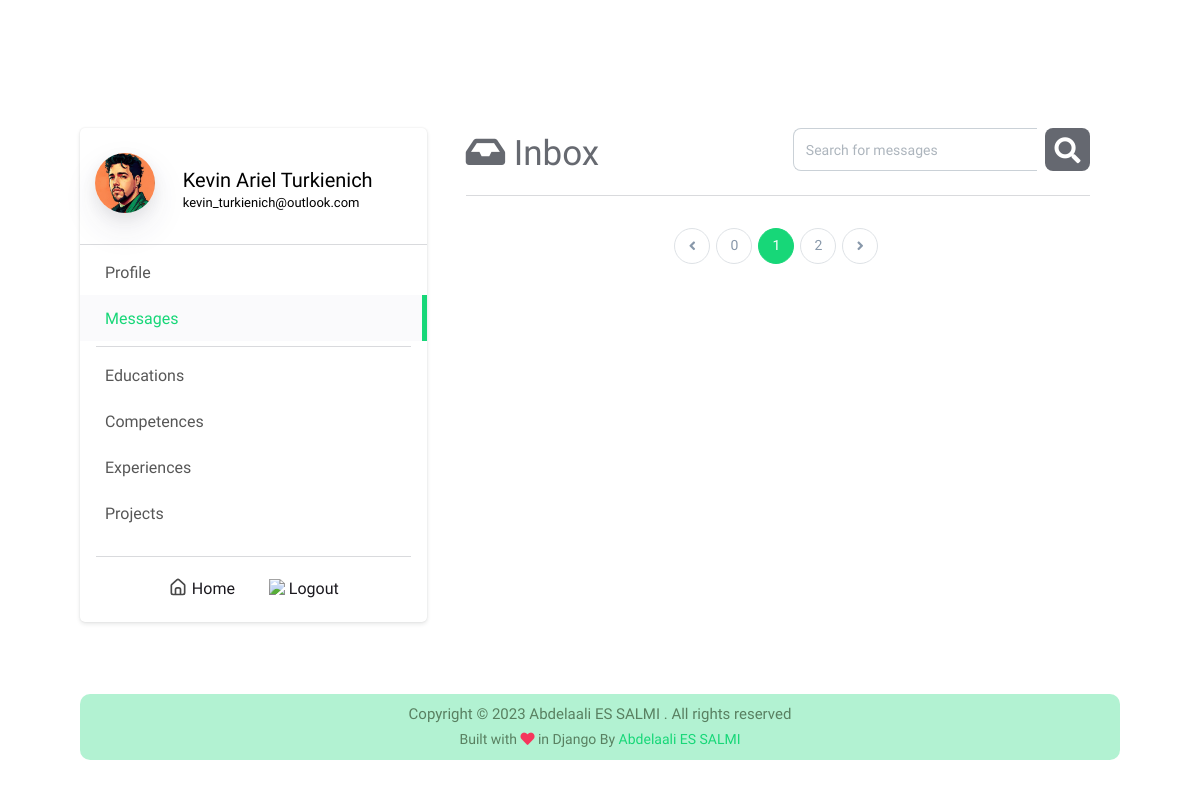
The app's page /dashboard/messages (signed in) with its own data.
### info/models.py (models this page shows, shortened)
class Information(models.Model):
    name_complete = models.CharField(max_length=50, blank=True, null=True)
    avatar = models.ImageField(upload_to="avatar/", blank=True, null=True)
    mini_about = models.TextField(blank=True, null=True)
    about = models.TextField(blank=True, null=True)
    born_date = models.DateField(blank=True, null=True)
    address = models.CharField(max_length=100, blank=True, null=True)
    phone = models.CharField(max_length=20, blank=True, null=True)
    email = models.EmailField(max_length=255, blank=True, null=True)
    cv = models.FileField(upload_to='cv', blank=True, null=True)
    github = models.URLField(blank=True, null=True)
    linkedin = models.URLField(blank=True, null=True)
    facebook = models.URLField(blank=True, null=True)
    twitter = models.URLField(blank=True, null=True)
    instagram = models.URLField(blank=True, null=True)

### dashboard/views.py (the view)
# urls.py: path('messages', messages, name='messages'),
@login_required()
def messages(request):
    template_name = 'messages.html'
    context = {}
    profile = Information.objects.first()
    messages = Message.objects.all().order_by('-send_time')
    page = request.GET.get('page', 1)
    paginator = Paginator(messages, 6)
    try:
        messages = paginator.page(page)
    except PageNotAnInteger:
        messages = paginator.page(1)
    except EmptyPage:
        messages = paginator.page(paginator.num_pages)
    context.update({'messages_active': True, 'messages': messages, 'profile': profile})
    return render(request, template_name, context)

### dashboard/templates/messages.html (shortened to what this page needs)
{% extends 'dashboard.html' %}
{% load static %}
{% block dashboardContent %}
<div class="container">
    <div class="row">
        <div class="col-lg-6 inbox">
            <i class="fas fa-inbox"></i>
            Inbox
        </div>
        <div class="col-lg-6 search">
            <div class="form-group">
                <div class="input-group mb-4">
                    <input class="form-control" id="search-input" placeholder="Search for messages" type="text">
                    <div class="search-btn" id="search-btn">
                        <i class="fa fa-search"></i>
                    </div>
                </div>
            </div>
        </div>
    </div>
    <hr class="mt-0">
    <nav aria-label="Page navigation example ">
        <ul class="pagination justify-content-center mt-3 mb-0">
            <li class="page-item {% if not messages.has_previous %}disabled{% endif %}">
                <a class="page-link pagination-move" href="{% if messages.has_previous %}?page={{ messages.previous_page_number }}{% endif %}" tabindex="-1">
                    <i class="fa fa-angle-left"></i>
                </a>
            </li>
                <li class="page-item pagination-number {% if not messages.has_previous %}disabled{% endif %}">
                    <a class="page-link" href="{% if messages.has_previous %}?page={{ messages.previous_page_number }}{% endif %}">{{messages.number|add:-1}}</a>
                </li>
                <li class="page-item pagination-active">
                    <a class="page-link" href="?page={{ messages.number }}">{{messages.number}}</a>
                </li>
                <li class="page-item pagination-number {% if not messages.has_next %}disabled{% endif %}">
                    <a class="page-link" href="{% if messages.has_next %}?page={{ messages.next_page_number }}{% endif %}">{{messages.number|add:1}}</a>
                </li>
            <li class="page-item {% if not messages.has_next %}disabled{% endif %}">
                <a class="page-link pagination-move" href="{% if messages.has_next %}?page={{ messages.next_page_number }}{% endif %}">
                    <i class="fa fa-angle-right"></i>
                </a>
            </li>
        </ul>
    </nav>
</div>
{% endblock dashboardContent %}

### dashboard/templates/dashboard.html (shortened to what this page needs)
{% extends 'base.html' %}
{% load static %}
{% block style %}
    <link type="text/css" href="{% static 'dashboard.css' %}" rel="stylesheet">
{% endblock style %}
{% block body %}
<div class="container mt-lg-8">
    <div class="row">
        <div class="col-lg-4 sidebar p-0">
            <a href="{% url 'dashboard:dashboard' %}">
                <div class="row info {% if dashboard %}dashboard-active {% else %}info-unactive{% endif %}">
                    <div class="col-2 pic">
                        <div class="profile-pic shadow" style="background-image: url('{% if profile.avatar %}{{profile.avatar.url}}{% else %}{% static 'img/default-avatar.svg' %}{% endif %}')">
                        </div>
                    </div>
                    <div class="col-10 name">
                        <h5 class="full-name">{{profile.name_complete}}</h5>
                        <p class="email">{{profile.email}}</p>
                    </div>
                </div>
            <a/>
            <hr class="m-0 mb-1">
            <ul class="sidebar-list">
                <a href="{% url 'dashboard:profile' %}">
                    <li class="{% if profile_active %}link-active{% endif %}">
                        <i class="uil uil-user dashboard-icon"></i>
                        Profile
                    </li>
                </a>
                <a href="{% url 'dashboard:messages' %}">
                    <li class="{% if messages_active %}link-active{% endif %}">
                        <i class="uil uil-envelope-download dashboard-icon"></i>
                        Messages
                    </li>
                </a>
                <hr class="sidebar-line">
                <a href="{% url 'dashboard:education' %}">
                    <li>
                        <i class="uil uil-graduation-cap dashboard-icon"></i>
                        Educations
                    </li>
                </a>
                <a href="{% url 'dashboard:profile' %}">
                    <li>
                        <i class="uil uil-award dashboard-icon"></i>
                        Competences
                    </li>
                </a>
                <a href="{% url 'dashboard:profile' %}">
                    <li>
                        <i class="uil uil-spinner-alt dashboard-icon"></i>
                        Experiences
                    </li>
                </a>
                <a href="{% url 'dashboard:projects' %}">
                    <li class="{% if projects_active %}link-active{% endif %}">
                        <i class="uil uil-folder-open dashboard-icon"></i>
                        Projects
                    </li>
                </a>
            </ul>
            <hr class="sidebar-line">
            <div class="container text-center sidebar-footer">
                <a href="{% url 'homePage' %}">
                    <img class="svg-icon-home" src="{% static 'img/home-icon.svg' %}" width='20px'>
                    Home
                </a>
                <a href="{% url 'dashboard:logout' %}" id="logout">
                    <img class="svg-icon-logout" src="{% static 'img/logout-icon.svg' %}" width='20px'>
                    Logout
                </a>
            </div>
        </div>
        <div class="col-lg-8 dashboard-content pl-lg-4">
            {% block dashboardContent %}{% endblock dashboardContent %}
        </div>
    </div>
</div>
<div class="container dash-footer my-6 py-2">
    <div class="text-center">
        <p>Copyright © {% now "Y" %} Abdelaali ES SALMI . All rights reserved</p>
        <p class="coder">Built with <i class="fa fa-heart text-danger"></i> in Django By <a href="https://github.com/abdlalisalmi">Abdelaali ES SALMI</a></p>
    </div>
</div>
{% endblock body %}

### portfolio/static/app.css (style rules this page uses)
:root { --color: #d1d8e0; --scolor: #17D778; --bg-color: hsl(260, 79%, 4%); --secondary: #2c303a; }
html { scroll-behavior: smooth; }
body { font-family: 'Maven Pro', sans-serif !important; scroll-behavior: smooth; background-color: var(--bg-color); }
p { color: #fff ; }
hr { background-color: #d1d8e04d; }
.name { color: var(--color); transition: all 0.5s; font-size: 20px; font-weight: 500; }
.search-btn { background-color: var(--secondary); color: #2dce89; border-radius: 8px; margin-left: 8px; width: 45px; height: auto; text-align: center; font-size: 26px; padding-top: 5px; cursor: pointer; transition: all 0.5s; }

### portfolio/static/slider.css (style rules this page uses)
:root { --color: #d1d8e0; --color2: #d1d8e0da; --scolor: #17D778; --bg-color: #1A181E; --secondary: #2c303a; }

### portfolio/static/dashboard.css (style rules this page uses)
:root { --color: #d1d8e0; --scolor: #17D778; --bg-color: #1A181E; --secondary: #2c303a; }
* { margin: 0; padding: 0; }
body { background-color: #fff; font-family: 'Maven Pro', sans-serif !important; scroll-behavior: smooth; background-color: #fff; }
.sidebar { padding-top: 15px; border: 0 solid rgba(0,0,0,.125); box-shadow: 0 0 2px 0 rgba(22,26,33,.1), 0 2px 4px 0 rgba(22,26,33,.1); border-radius: 5px; }
.sidebar .info * { color: #000; }
.sidebar .info { padding-top: 20px; padding-bottom: 20px; margin: 0; }
.sidebar .pic { padding-top: 5px; }
.sidebar .profile-pic { border-radius: 50%; height: 60px; width: 60px; background-size: cover; background-position: center; background-blend-mode: multiply; vertical-align: middle; text-align: center; color: transparent; transition: all .3s ease; text-decoration: none; position: relative; }
.sidebar .name { padding: 10px; padding-left: 45px; padding-top: 20px; }
.sidebar .name h5, p { padding: 0; margin: 0; }
.sidebar .name .full-name { font-weight: 500; line-height: 1.5rem; text-transform: capitalize; }
.sidebar .name .email { font-size: 13px; }
.sidebar-list { list-style: none; font-size: 1rem; font-weight: 400; line-height: 1.5rem; text-align: left; margin:0; padding:0; padding-bottom: 15px; }
.sidebar-list li { cursor: pointer; padding: 10px 20px; color: rgba(0, 0, 0, 0.664); }
.sidebar .sidebar-line { margin: 5px; margin-left: 16px; margin-right: 16px; }
.link-active { background-color: #fafafc; border-right: var(--scolor) solid 5px; color: #17D778 !important; }
.link-active i { color: #17D778; }
.inbox { font-size: 35px; color: #2c303ab9; }
.search input { border-radius: 8px; }
.search .search-btn { background-color: #2c303ab9; color: #fff; border-top-right-radius: 8px; border-bottom-right-radius: 8px; width: 45px; height: auto; text-align: center; font-size: 26px; padding-top: 4px; cursor: pointer; transition: all 0.5s; }
.dash-footer { color: #598061; background-color: #17d77754; border-radius: 10px; margin-top: 30px; }
.dash-footer p { margin: 0px; color: #598061; font-size: 15px; }
.dash-footer .coder { font-size: 14px; }
.dash-footer a { color: var(--scolor); cursor: pointer; font-weight: 500; transition: all .5s; }
.pagination-active a { background-color: var(--scolor); border: var(--scolor) 1px solid; color: #fff; transition: all .3s; }
.pagination-number a { border: var(--scolor) 1px solid; transition: all .3s; }
.pagination-move { color: var(--scolor); border: var(--scolor) 1px solid; transition: all .3s; }
.sidebar-footer { margin-top: 10px; margin-bottom: 10px; padding: 10px; }
.sidebar-footer a { color: #1A181E; margin: 5px; padding: 15px 10px; transition: all .2s ease-in-out; }
.svg-icon-home, .svg-icon-logout { padding-bottom: 5px; }
.dashboard-icon { font-size: 23px; color: #2c303ac2; padding-right: 5px; }

### records on screen
Information: avatar (placeholder picture), name_complete "Kevin Ariel Turkienich", email "kevin_turkienich@outlook.com"

### other values on screen
{{ messages.number|add:-1 }} "0"
{{ messages.number }} "1"
{{ messages.number|add:1 }} "2"
